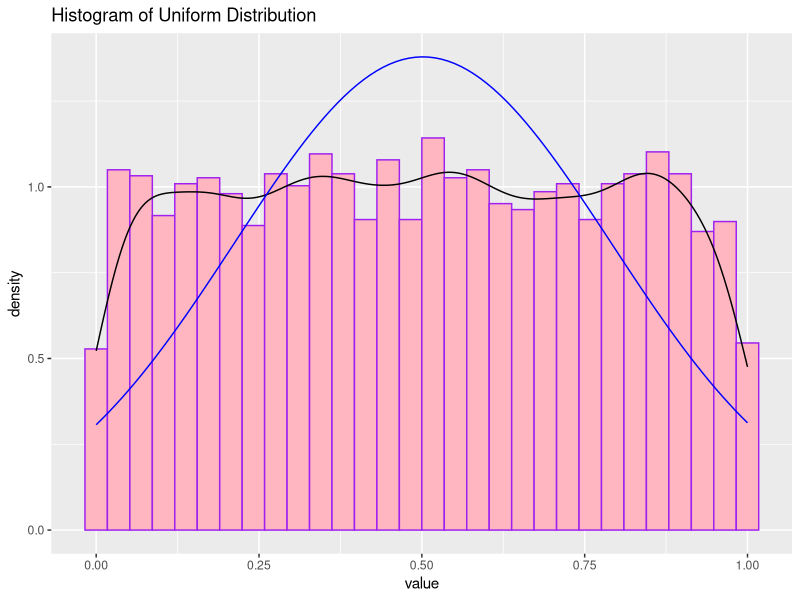

Here is the R script that generated this plot:
#Name: Jennifer Park
#Operating system: RStudio

library('ggplot2')
library('fitdistrplus')
library('reshape2')

#Question 2
#Dataset of 5000 random numbers
#Uniform distribution
library(ggplot2)

#generating random numbers using uniform distribution
dataset<-runif(5000)
#sample mean
mean(dataset)
#sample standard deviation
sd(dataset)
#histogram with density line using ggplot
ggplotdata<-data.frame(value=dataset)
myplot1<-ggplot(ggplotdata, aes(value))+
  geom_histogram(aes(y=after_stat(density)), color="purple", fill="lightpink")+
  geom_density()+
  geom_function(fun=dnorm, args=list(mean=0.5015054, sd=0.289315), color="blue")+
  labs(title="Histogram of Uniform Distribution")
#normal curve overlay

print(myplot1)
